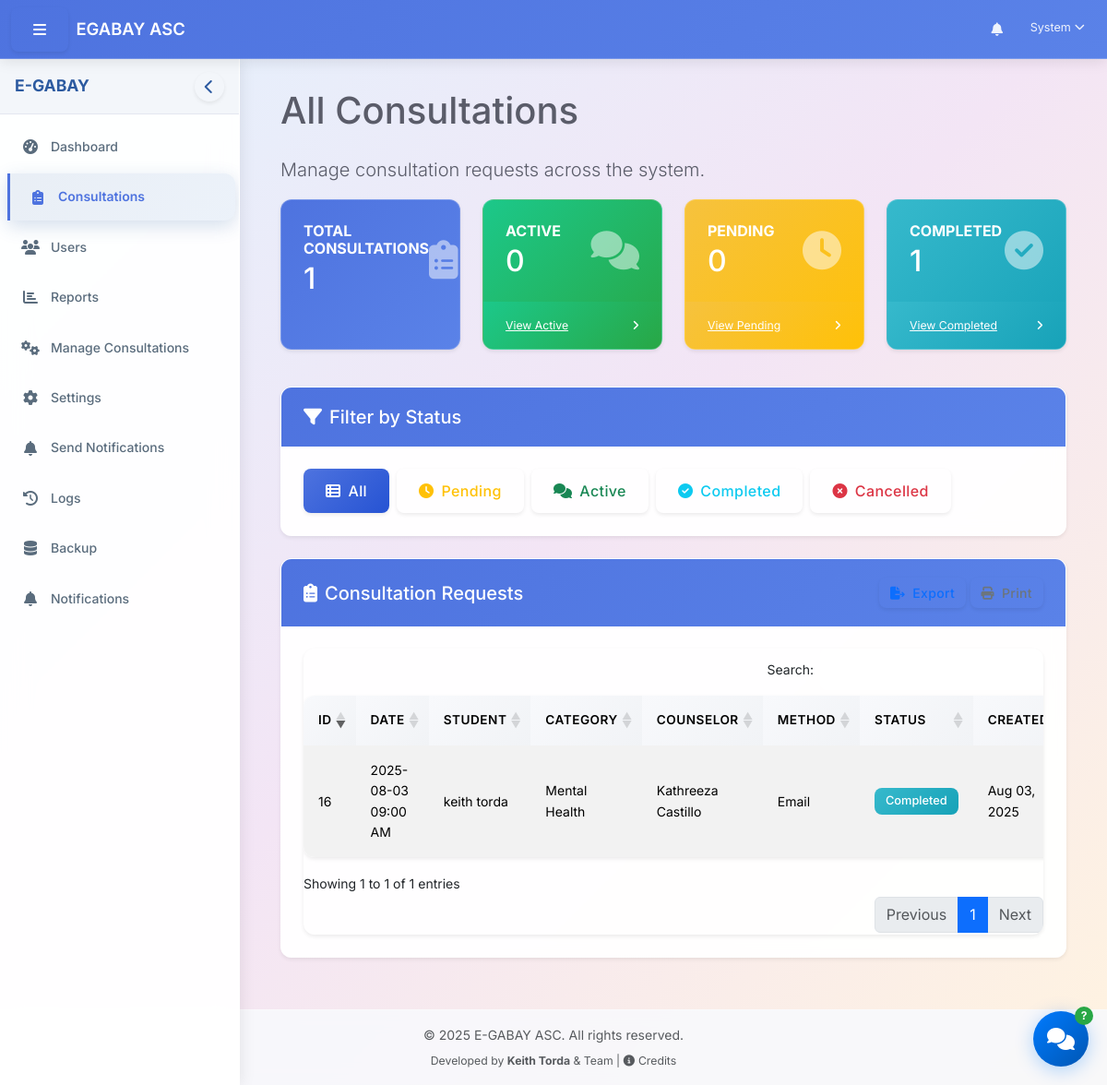
/dashboard/admin/consultations.php (signed in), run on an earlier commit of the app's database.
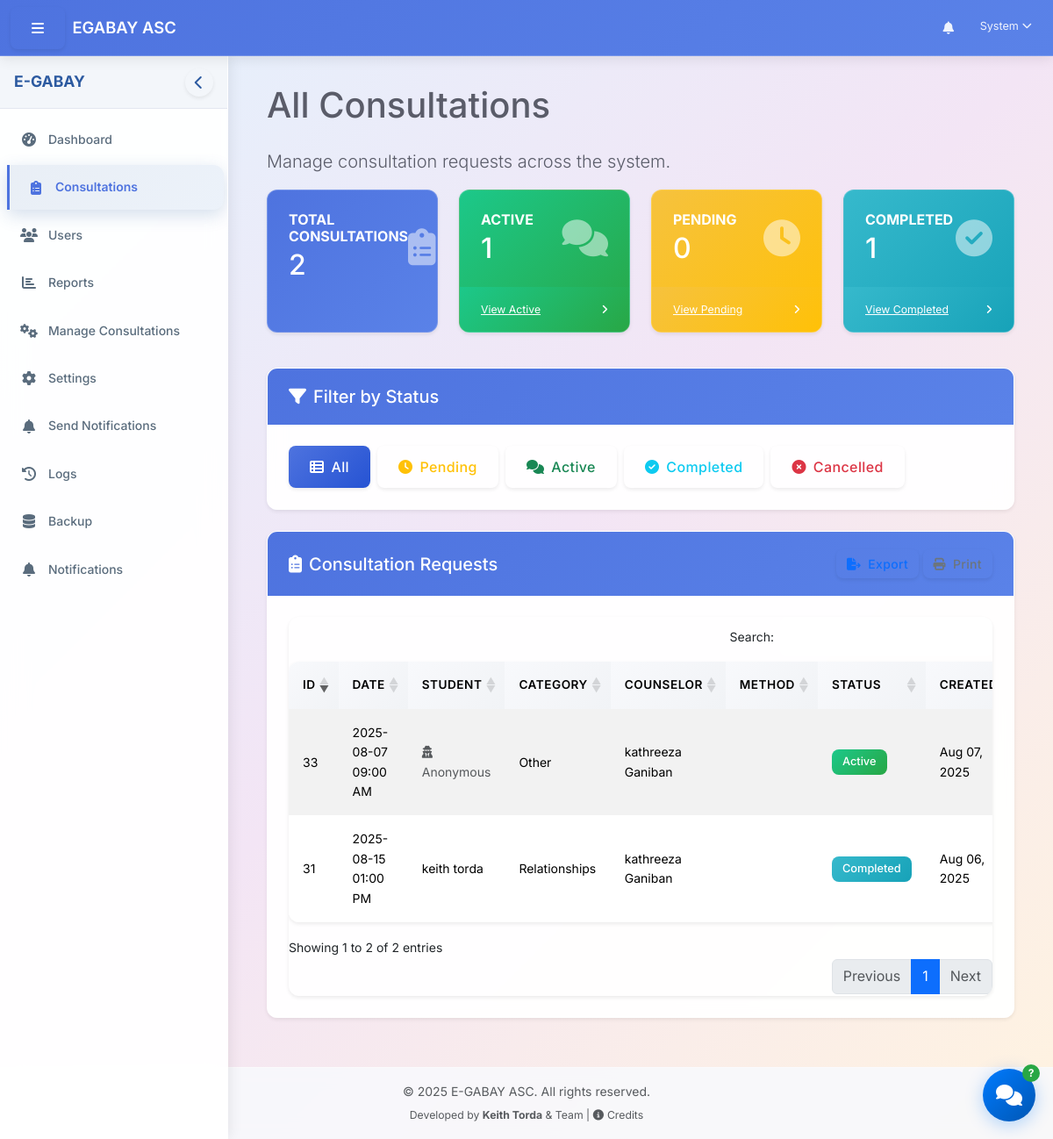
And on a later commit of the database.
### tables this page shows
CREATE TABLE `consultation_requests` (
  `id` int(11) NOT NULL AUTO_INCREMENT,
  `student_id` int(11) NOT NULL,
  `counselor_id` int(11) DEFAULT NULL,
  `issue_description` text NOT NULL,
  `issue_category` varchar(100) DEFAULT NULL,
  `preferred_date` date NOT NULL,
  `preferred_time` time NOT NULL,
  `communication_method` enum('in_person','phone','video','email','chat','voice') NOT NULL,
  `is_anonymous` tinyint(1) NOT NULL DEFAULT 0,
  `status` enum('pending','live','completed','cancelled') NOT NULL DEFAULT 'pending',
  `counselor_notes` text DEFAULT NULL,
  `created_at` timestamp NOT NULL DEFAULT current_timestamp(),
  `updated_at` timestamp NOT NULL DEFAULT current_timestamp() ON UPDATE current_timestamp(),
  PRIMARY KEY (`id`),
  KEY `idx_consultation_requests_student` (`student_id`),
  KEY `idx_consultation_requests_counselor` (`counselor_id`),
  KEY `idx_consultation_status` (`status`),
  KEY `idx_consultation_student` (`student_id`),
  KEY `idx_consultation_counselor` (`counselor_id`),
  KEY `idx_consultation_date` (`created_at`),
  CONSTRAINT `consultation_requests_ibfk_1` FOREIGN KEY (`student_id`) REFERENCES `users` (`user_id`) ON DELETE CASCADE,
  CONSTRAINT `consultation_requests_ibfk_2` FOREIGN KEY (`counselor_id`) REFERENCES `users` (`user_id`) ON DELETE CASCADE
);

CREATE TABLE `users` (
  `user_id` int(11) NOT NULL AUTO_INCREMENT,
  `username` varchar(50) NOT NULL,
  `password` varchar(255) NOT NULL,
  `first_name` varchar(100) NOT NULL,
  `last_name` varchar(100) NOT NULL,
  `email` varchar(100) NOT NULL,
  `role_id` int(11) NOT NULL,
  `is_active` tinyint(1) DEFAULT 1,
  `last_login` datetime DEFAULT NULL,
  `created_at` timestamp NOT NULL DEFAULT current_timestamp(),
  `updated_at` timestamp NOT NULL DEFAULT current_timestamp() ON UPDATE current_timestamp(),
  `profile_picture` varchar(255) DEFAULT NULL,
  `verification_token` varchar(64) DEFAULT NULL,
  `is_verified` tinyint(1) NOT NULL DEFAULT 0,
  PRIMARY KEY (`user_id`),
  UNIQUE KEY `username` (`username`),
  UNIQUE KEY `email` (`email`),
  KEY `idx_users_role` (`role_id`),
  KEY `idx_users_username_fast` (`username`),
  KEY `idx_users_email_fast` (`email`),
  KEY `idx_users_verification_token` (`verification_token`),
  KEY `idx_users_active_verified` (`is_active`,`is_verified`),
  CONSTRAINT `users_ibfk_1` FOREIGN KEY (`role_id`) REFERENCES `roles` (`role_id`)
);

### classes/Consultation.php (called while the page is built, shortened)
<?php
class Consultation {
    private $conn;
    private $table = "consultation_requests";
    public function __construct($db) {
        $this->conn = $db;
    }
    public function getStatistics() {
        $query = "SELECT
                  COUNT(*) as total_consultations,
                  SUM(CASE WHEN status = 'pending' THEN 1 ELSE 0 END) as pending_consultations,
                  SUM(CASE WHEN status = 'live' THEN 1 ELSE 0 END) as active_consultations,
                  SUM(CASE WHEN status = 'completed' THEN 1 ELSE 0 END) as completed_consultations,
                  SUM(CASE WHEN status = 'cancelled' THEN 1 ELSE 0 END) as cancelled_consultations
                  FROM " . $this->table;
        $stmt = $this->conn->prepare($query);
        $stmt->execute();
        $result = $stmt->fetch(PDO::FETCH_ASSOC);
        $defaults = [
            'total_consultations' => 0,
            'pending_consultations' => 0,
            'active_consultations' => 0,
            'completed_consultations' => 0,
            'cancelled_consultations' => 0
        ];
        return array_merge($defaults, $result ? $result : []);
    }
}
?>

### includes/utility.php (called while the page is built, shortened)
<?php
function formatDate($date, $format = 'Y-m-d') {
    try {
        $dateTime = new DateTime($date, new DateTimeZone('UTC'));
        $dateTime->setTimezone(new DateTimeZone('Asia/Manila'));
        return $dateTime->format($format);
    } catch (Exception $e) {
        $timestamp = strtotime($date);
        if ($timestamp === false) return '';
        return date($format, $timestamp);
    }
}
function formatTime($time, $format = 'h:i A') {
    try {
        $dateTime = new DateTime($time, new DateTimeZone('Asia/Manila'));
        return $dateTime->format($format);
    } catch (Exception $e) {
        date_default_timezone_set('Asia/Manila');
        $timestamp = strtotime($time);
        if ($timestamp === false) return '';
        return date($format, $timestamp);
    }
}
?>

### dashboard/admin/consultations.php (the view, shortened to what the rows shown need)
<?php
require_once __DIR__ . '/../../includes/path_fix.php';
require_once $base_path . '/config/config.php';
require_once $base_path . '/classes/Auth.php';
require_once $base_path . '/classes/Consultation.php';
$database = new Database();
$db = $database->getConnection();
$consultation = new Consultation($db);
$status_filter = isset($_GET['status']) ? $_GET['status'] : '';
$consultation_stats = $consultation->getStatistics();
$query = "SELECT cr.*,
          u1.first_name as student_first_name, u1.last_name as student_last_name,
          u2.first_name as counselor_first_name, u2.last_name as counselor_last_name
          FROM consultation_requests cr
          JOIN users u1 ON cr.student_id = u1.user_id
          LEFT JOIN users u2 ON cr.counselor_id = u2.user_id";
$query .= " ORDER BY cr.created_at DESC";
$stmt = $db->prepare($query);
$stmt->execute();
$consultations = $stmt->fetchAll(PDO::FETCH_ASSOC);
include_once $base_path . '/includes/header.php';
?>
<div class="row">
    <div class="col-12">
        <h1 class="mb-4">All Consultations</h1>
    </div>
</div>
<div class="row mb-4">
    <div class="col-xl-3 col-md-6 mb-3">
        <div class="card bg-primary text-white h-100">
            <div class="card-body">
                <div class="d-flex justify-content-between align-items-center">
                    <div>
                        <h2 class="mb-0"><?php echo $consultation_stats['total_consultations']; ?></h2>
                    </div>
                </div>
            </div>
        </div>
    </div>
    <div class="col-xl-3 col-md-6 mb-3">
        <div class="card bg-success text-white h-100">
            <div class="card-body">
                <div class="d-flex justify-content-between align-items-center">
                    <div>
                        <h2 class="mb-0"><?php echo $consultation_stats['active_consultations']; ?></h2>
                    </div>
                </div>
            </div>
        </div>
    </div>
    <div class="col-xl-3 col-md-6 mb-3">
        <div class="card bg-warning text-white h-100">
            <div class="card-body">
                <div class="d-flex justify-content-between align-items-center">
                    <div>
                        <h2 class="mb-0"><?php echo $consultation_stats['pending_consultations']; ?></h2>
                    </div>
                </div>
            </div>
        </div>
    </div>
    <div class="col-xl-3 col-md-6 mb-3">
        <div class="card bg-info text-white h-100">
            <div class="card-body">
                <div class="d-flex justify-content-between align-items-center">
                    <div>
                        <h2 class="mb-0"><?php echo $consultation_stats['completed_consultations']; ?></h2>
                    </div>
                </div>
            </div>
        </div>
    </div>
</div>
<div class="card shadow-sm mb-4">
    <div class="card-body">
        <?php if (empty($consultations)): ?>
            <div class="text-center py-5">
                <i class="fas fa-clipboard-list fa-4x text-muted mb-3"></i>
                <p class="lead text-muted">No consultations found<?php echo !empty($status_filter) ? ' with status "' . ucfirst($status_filter) . '"' : ''; ?>.</p>
                <?php if (!empty($status_filter)): ?>
                    <a href="<?php echo $_SERVER['PHP_SELF']; ?>" class="btn btn-primary">
                        <i class="fas fa-th-list me-2"></i>View All Consultations
                    </a>
                <?php else: ?>
                    <p class="text-muted">Add new consultations through the student portal.</p>
                <?php endif; ?>
            </div>
        <?php else: ?>
            <div class="table-responsive">
                <table class="table table-striped table-hover" id="consultationsTable">
                    <thead class="table-light">
                        <tr>
                            <th>ID</th>
                            <th>Date</th>
                            <th>Student</th>
                            <th>Category</th>
                            <th>Counselor</th>
                            <th>Method</th>
                            <th>Status</th>
                            <th>Created</th>
                        </tr>
                    </thead>
                    <tbody>
                        <?php foreach ($consultations as $consultation): ?>
                            <tr>
                                <td><?php echo $consultation['id']; ?></td>
                                <td><?php echo formatDate($consultation['preferred_date']) . ' ' . formatTime($consultation['preferred_time']); ?></td>
                                <td>
                                    <?php
                                    if (!empty($consultation['is_anonymous']) && $consultation['is_anonymous'] == 1) {
                                        echo '<span class="text-muted"><i class="fas fa-user-secret me-1"></i>Anonymous</span>';
                                    } else {
                                        echo $consultation['student_first_name'] . ' ' . $consultation['student_last_name'];
                                    }
                                    ?>
                                </td>
                                <td>
                                    <?php echo !empty($consultation['issue_category']) ? $consultation['issue_category'] : '<span class="text-muted">Uncategorized</span>'; ?>
                                </td>
                                <td>
                                    <?php
                                    if ($consultation['counselor_id']) {
                                        echo $consultation['counselor_first_name'] . ' ' . $consultation['counselor_last_name'];
                                    } else {
                                        echo '<span class="text-muted"><i class="fas fa-user-plus me-1"></i>Not Assigned</span>';
                                    }
                                    ?>
                                </td>
                                <td><?php echo ucfirst(str_replace('_', ' ', $consultation['communication_method'])); ?></td>
                                <td>
                                    <?php
                                    switch ($consultation['status']) {
                                        case 'live':
                                            echo '<span class="badge bg-success">Active</span>';
                                            break;
                                        case 'completed':
                                            echo '<span class="badge bg-info">Completed</span>';
                                            break;
                                    }
                                    ?>
                                </td>
                                <td><?php echo formatDate($consultation['created_at'], 'M d, Y'); ?></td>
                            </tr>
                        <?php endforeach; ?>
                    </tbody>
                </table>
            </div>
        <?php endif; ?>
    </div>
</div>
<?php
include_once $base_path . '/includes/footer.php';
?>

What changed in the data, as far as the page shows it:
removed consultation_requests: id "16", preferred_date "2025-08-03", preferred_time "09:00 AM", student.first_name "keith", student.last_name "torda", issue_category "Mental Health", counselor.first_name "Kathreeza", counselor.last_name "Castillo", communication_method "Email", status "Completed", created_at "Aug 03, 2025"
added consultation_requests: id "33", preferred_date "2025-08-07", preferred_time "09:00 AM", is_anonymous 1 (drawn), issue_category "Other", counselor.first_name "kathreeza", counselor.last_name "Ganiban", status "Active", created_at "Aug 07, 2025"
added consultation_requests: id "31", preferred_date "2025-08-15", preferred_time "01:00 PM", student.first_name "keith", student.last_name "torda", issue_category "Relationships", counselor.first_name "kathreeza", counselor.last_name "Ganiban", status "Completed", created_at "Aug 06, 2025"
Also different on the page:
$consultation_stats['total_consultations']: "1" → "2"
$consultation_stats['active_consultations']: "0" → "1"
text written by a page script: "Search: Showing 1 to 1 of 1 entries Previous 1 Next" → "Search: Showing 1 to 2 of 2 entries Previous 1 Next"
